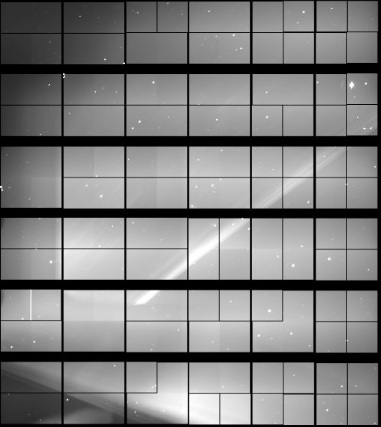
#> input picture src/image_processing_test/test_images/clean3.jpg, 381 x 427 px, found by its file name
$ python script.py
#> lines starting #> are read from the running program, lines starting #| are printed output that depends on the picture
import cv2
import numpy as np
from skimage.feature import blob_log
import matplotlib.pyplot as plt
import itertools
import sqlite3
import os
from collections import defaultdict

# =============================================================================
# --- CONFIGURABLE PARAMETERS ---
# =============================================================================

# --- Input & Database ---
IMAGE_PATH = 'newFinal/clean3.jpg' # Or your 'clean.jpg'
DATABASE_PATH = 'star_distances.db'

# --- Image Processing Parameters ---
N_STARS_TO_DETECT = 20

# --- Star Detection Parameters ---
MIN_SIGMA = 20
MAX_SIGMA = 50
THRESHOLD = 0.05

# =============================================================================
# --- CORE FUNCTIONS ---
# (No changes needed in any of these functions)
# =============================================================================

def find_star_centroids(image_path, n_stars, min_sigma, max_sigma, threshold):
    # (Unchanged)
#> called with image_path = 'newFinal/clean3.jpg', n_stars = 20, min_sigma = 20, max_sigma = 50, threshold = 0.05
    image = cv2.imread(image_path, cv2.IMREAD_GRAYSCALE)
#> image is the input picture: shape (427, 381); min 0, max 255, mean 127
    if image is None:
        raise FileNotFoundError(f"Image not found at path: {image_path}")
    image_normalized = image / 255.0
    blobs = blob_log(image_normalized, min_sigma=min_sigma, max_sigma=max_sigma, num_sigma=10, threshold=threshold)
#> blobs = 27 rows, first 8: [394, 167, 20], [321, 283, 20], [426, 205, 36.67], [177, 286, 20], [178, 93, 20], [321, 219, 20], [318, 150, 20], [176, 341, 20]
    if len(blobs) == 0:
        print("Warning: No stars detected.")
        return np.array([]), None
    blobs_sorted_by_brightness = blobs[blobs[:, 2].argsort()[::-1]]
#> blobs_sorted_by_brightness = 27 rows, first 8: [228, 232, 50], [279, 90, 50], [426, 205, 36.67], [106, 45, 20], [394, 344, 20], [34, 343, 20], [34, 288, 20], [394, 285, 20]
    num_to_select = min(n_stars, len(blobs_sorted_by_brightness))
#> num_to_select = 20
    brightest_blobs = blobs_sorted_by_brightness[:num_to_select]
#> brightest_blobs = 20 rows, first 8: [228, 232, 50], [279, 90, 50], [426, 205, 36.67], [106, 45, 20], [394, 344, 20], [34, 343, 20], [34, 288, 20], [394, 285, 20]
    centroids = brightest_blobs[:, [1, 0]]
#> centroids = 20 rows, first 8: [232, 228], [90, 279], [205, 426], [45, 106], [344, 394], [343, 34], [288, 34], [285, 394]
    print(f"Successfully detected {len(centroids)} stars.")
#| Successfully detected 20 stars.
    return centroids, image


def visualize_detections(image, centroids):
    # (Unchanged)
    if image is None: return
    plt.figure(figsize=(10, 8))
    plt.imshow(image, cmap='gray')
    plt.title(f'Detected {len(centroids)} Brightest Stars')
    plt.scatter(centroids[:, 0], centroids[:, 1], s=80, facecolors='none', edgecolors='r', linewidth=1.5)
    for i, (x, y) in enumerate(centroids):
        plt.text(x + 10, y + 10, str(i + 1), color='cyan', fontsize=12)
    plt.xlabel('X Pixel Coordinate')
    plt.ylabel('Y Pixel Coordinate')
    plt.show()

# =============================================================================
# --- MAIN EXECUTION ---
# =============================================================================
if __name__ == '__main__':
    try:
        # 1. Detect Stars and get Centroids
        star_centroids, original_image = find_star_centroids(
            IMAGE_PATH, N_STARS_TO_DETECT, MIN_SIGMA, MAX_SIGMA, THRESHOLD
        )
#> star_centroids has the same summary as centroids in find_star_centroids
        visualize_detections(original_image, star_centroids)
#> the loop in visualize_detections, `for i, (x, y) in enumerate(centroids):` made 20 passes
#> (x, y) on passes 1 to 12: (232, 228), (90, 279), (205, 426), (45, 106), (344, 394), (343, 34), (288, 34), (285, 394), (220, 34), (48, 177), (153, 34), (97, 105)
#> in visualize_detections, `plt.show()`:
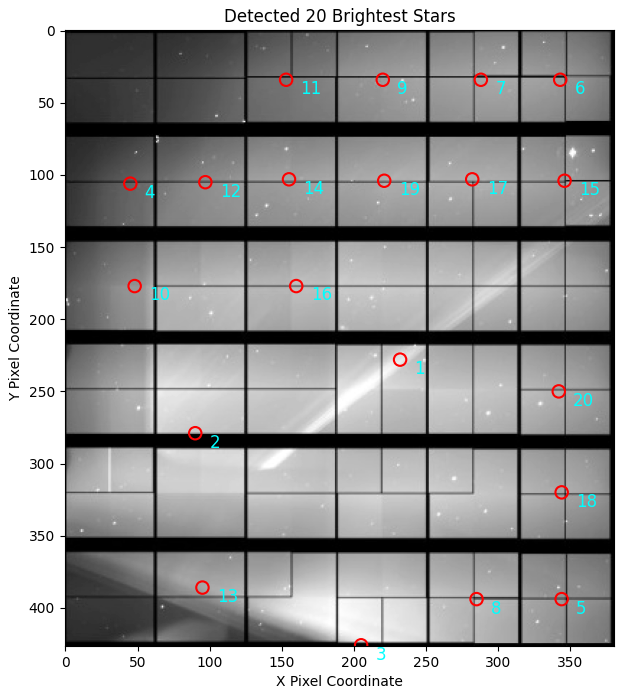
#> figure drawn by matplotlib, 1 panel

    except FileNotFoundError as e:
        print(f"Error: {e}")
    except Exception as e:
        print(f"An unexpected error occurred: {e}")
